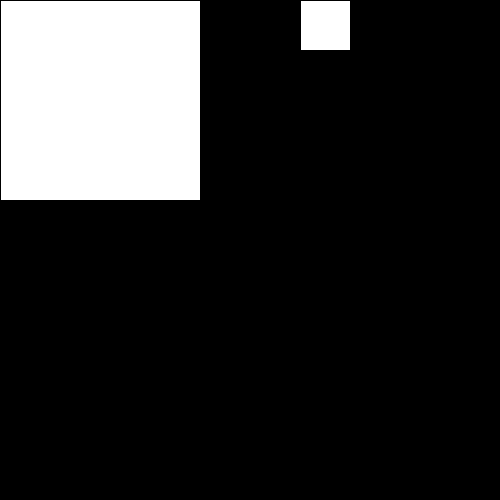
Frame 1 (no input)
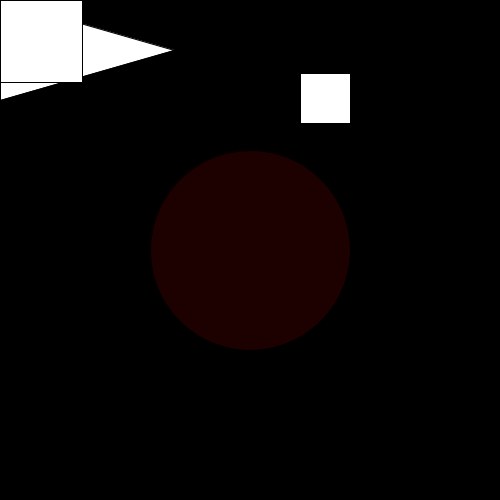
Frame 60 (the mouse pressed at the canvas centre just before this capture)
Frame 120 (the mouse held since frame 60 and released just before this capture): identical to frame 60, image omitted

The Processing sketch that drew these frames (run headless with seeded random() and noise(); from frame 60 on, the mouse is pressed at the canvas centre):

// Processing sketch: Reverse_Engineering_Variables_Challenge__Maxwell_Taylor
// ── Reverse_Engineering_Variables_Challenge__Maxwell_Taylor.pde

float r = 0;
int t = 0;
int s = 0;
float c = 0;

//233, 51, 35

void setup() {
  size(500, 500);
  background(0);
}

void draw() {
  background(0);

  fill(r, r-284, r-268);
  circle(width/2, height/2, 200);


  fill(255);
  triangle(0, 0, 0, 100, 115 + t, 50);
  t += 1;
  stroke(0);
  square(0, 0, 200-s);
  s += 2;
  square(300, c, 50);
  c+=1.25;

  if (c ==500) {

    c = 0;
  }
  if (r==233) {
  } else {
    r = r+.5;
  }
}

void mousePressed() {
  r = 0;
  c = 0;
  s = 0;
  t = 0;
}
